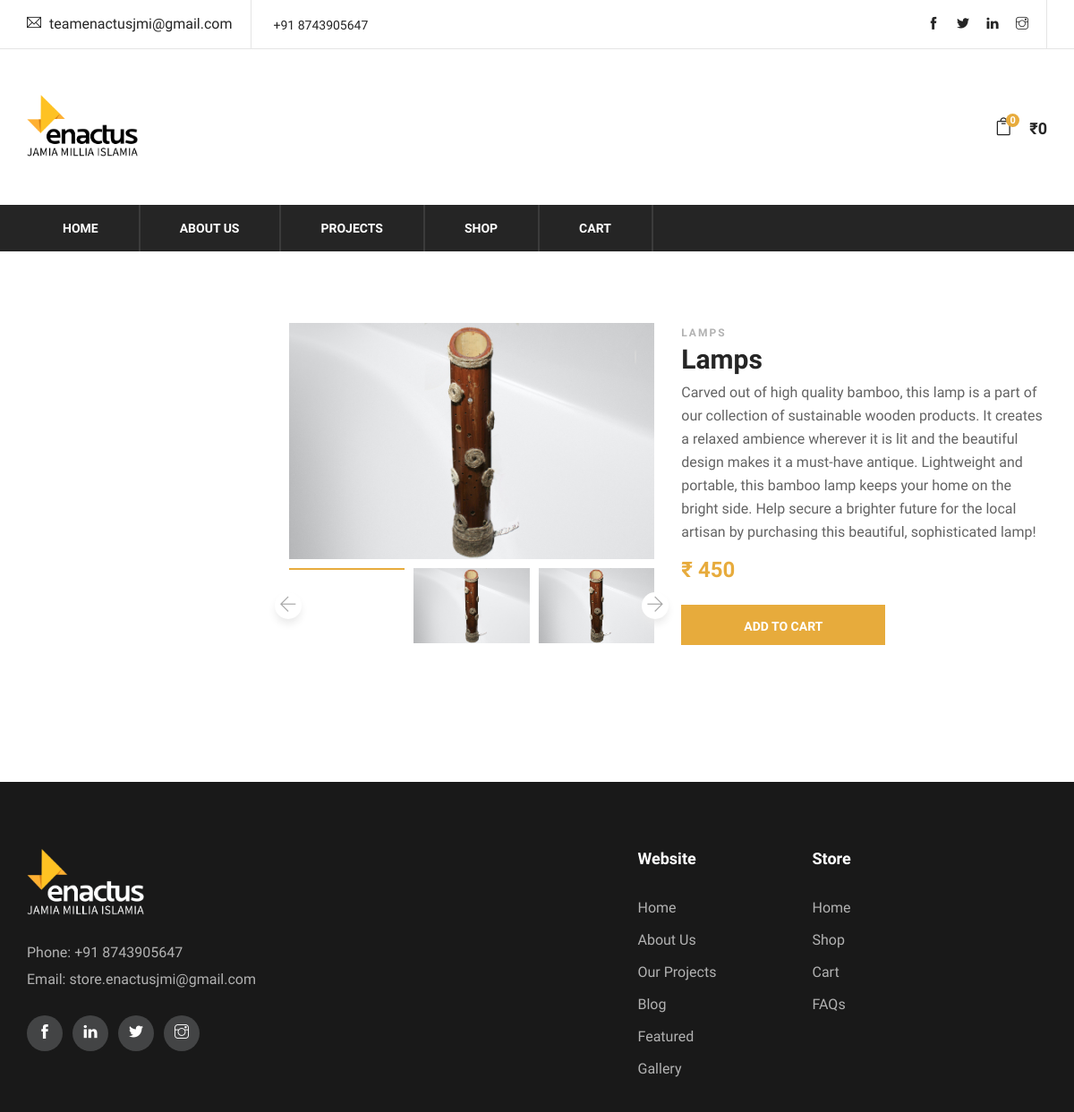
The page /store/products/3/ on the database its author committed.
### store/models.py (models this page shows, shortened)
class Product(models.Model):
    name = models.CharField(max_length=100)
    price = models.IntegerField(default=0)
    disc = models.TextField(max_length=560)
    pic = models.ImageField(blank=True, upload_to='')
    image1 = models.ImageField(blank=True, upload_to='')
    image2 = models.ImageField(blank=True, upload_to='')
    image3 = models.ImageField(blank=True, upload_to='')
    category = models.CharField(max_length=50, default="", blank=False, choices=[
        ("Tea Lights", "Tea Lights"),
        ("Lamps", "Lamps"),
        ("Pen Stand","Pen Stand"),
        ("Planter Bottle","Planter Bottle"),
        ("Planter Testube","Planter Testube")
    ])
    available = models.BooleanField(default=True)

### store/views.py (the view, shortened to what this page needs)
# urls.py: path('products/<int:pk>/', views.ProductDetailView.as_view(), name='detail'),
class ProductDetailView(DetailView):
    model = models.Product
    def get_context_data(self, **kwargs):
        context = super().get_context_data(**kwargs)
        try:
            cart = json.loads(self.request.COOKIES['cart'])
        except:
            cart = {}
        items = []
        order = {
            "get_cart_total": 0,
            "get_cart_item": 0,
        }
        cartItems = order["get_cart_item"]
        context['items'] = items
        context['order'] = order
        context['cartItems'] = cartItems
        return context

### store/templates/store/product_detail.html (shortened to what this page needs)
{% extends "store/main.html" %} {% load static %} {% block content %}
    <section class="product-shop spad page-details">
        <div class="container">
            <div class="row">
                <div class="col-lg-3">
                </div>
                <div class="col-lg-9">
                    <div class="row">
                        <div class="col-lg-6">
                            <div class="product-pic-zoom">
                                <img class="product-big-img" src="{{object.pic.url}}" alt="{{object.pic.url}}">
                                <div class="zoom-icon">
                                    <i class="ti-search-plus"></i>
                                </div>
                            </div>
                            <div class="product-thumbs">
                                <div class="product-thumbs-track ps-slider owl-carousel">
                                    <div class="pt" data-imgbigurl="{{ object.image2.url }}"><img
                                            src="{{ object.image2.url }}" alt=""></div>
                                    <div class="pt" data-imgbigurl="{{ object.image3.url }}"><img
                                            src="{{ object.image3.url }}" alt=""></div>
                                </div>
                            </div>
                        </div>
                        <div class="col-lg-6">
                            <div class="product-details">
                                <div class="pd-title">
                                    <span>{{ object.category }}</span>
                                    <h3>{{ object.name }}</h3>
                                </div>
                                <div class="pd-desc">
                                    <p>{{ object.disc }} </p>
                                    <h4>₹ {{ object.price }}</h4>
                                </div>
                               <div class="quantity">
                                    <a data-product="{{ product.id }}" data-action="add" href="" class="primary-btn pd-cart update-cart">Add To Cart</a>
                                </div>
                            </div>
                        </div>
                    </div>
                    <div class="product-tab">
                    </div>
                </div>
            </div>
        </div>
    </section>
{% endblock content %}

### store/templates/store/main.html (shortened to what this page needs)
<!DOCTYPE html>
{% load static %}
<html lang="zxx">
<head>
    <link rel="stylesheet" href="https://use.fontawesome.com/releases/v4.7.0/css/all.css">
    <link rel="stylesheet" href="{% static "css/store/bootstrap.min.css" %}" type="text/css">
    <link rel="stylesheet" href="{% static "css/store/font-awesome.min.css" %}" type="text/css">
    <link rel="stylesheet" href="{% static "css/store/themify-icons.css" %}" type="text/css">
    <link rel="stylesheet" href="{% static "css/store/elegant-icons.css" %}" type="text/css">
    <link rel="stylesheet" href="{% static "css/store/owl.carousel.min.css" %}" type="text/css">
    <link rel="stylesheet" href="{% static "css/store/nice-select.css" %}" type="text/css">
    <link rel="stylesheet" href="{% static "css/store/jquery-ui.min.css" %}" type="text/css">
    <link rel="stylesheet" href="{% static "css/store/slicknav.min.css" %}" type="text/css">
    <link rel="stylesheet" href="{% static "css/store/style.css" %}" type="text/css">
    <link rel="stylesheet" href="{% static "css/store/main.css" %}" type="text/css">
</head>
<body>
    <header class="header-section">
        <div class="header-top">
            <div class="container">
                <div class="ht-left">
                    <div class="mail-service">
                        <i class="ti-email"></i>
                        teamenactusjmi@gmail.com
                    </div>
                    <div class="phone-service">
                        +91 8743905647
                    </div>
                </div>
                <div class="ht-right">
                   <div class="top-social">
                        <a href="https://www.facebook.com/EnactusJMI/"><i class="ti-facebook"></i></a>
                        <a href="https://twitter.com/EnactusJMI"><i class="ti-twitter-alt"></i></a>
                        <a href="https://www.linkedin.com/in/enactus-jamia-millia-islamia-52a0491a8/"><i class="ti-linkedin"></i></a>
                        <a href="https://www.instagram.com/enactusjmi/"><i class="ti-instagram"></i></a>
                    </div>
                </div>
            </div>
        </div>
        <div class="container">
            <div class="inner-header">
                <div class="row">
                    <div class="col-lg-2 col-md-2">
                        <div class="logo">
                            <a href={% url 'site:index' %}>
                                <img src={% static "/images/store/en_b.png" %} alt="">
                        </div>
                    </div>
                    <div class="col-lg-7 col-md-7">
                    </div>
                    <div class="col-lg-3 text-right col-md-3">
                        <ul class="nav-right">
                             <br>
                               <li class="cart-icon">
                                <a href={% url 'store:cart' %}>
                                    <i class="icon_bag_alt"></i>
                                    <span>{{ order.get_cart_item }}</span>
                            </li>
                            <li class="cart-price">&#x20B9;{{ order.get_cart_total }}</li>
                        </ul>
                    </div>
                </div>
            </div>
        </div>
        <div class="nav-item ">
            <div class="container">
                <nav class="nav-menu mobile-menu ">
                    <ul>
                        <li><a href={% url 'site:index' %}>Home</a></li>
                        <li><a href={% url 'site:aboutus' %}>About Us</a></li>
                        <li><a href={% url 'site:curr' %}>Projects</a></li>
                        <li><a href={% url 'store:store' %}>Shop</a></li>
                        <li><a href={% url 'store:cart' %}> Cart</a></li>
                    </ul>
                </nav>
            </div>
        </div>
    </header>
    {% block content %}
    {% endblock content %}
     <footer class="footer-section">
        <div class="container">
            <div class="row">
                <div class="col-lg-3">
                    <div class="footer-left">
                        <div class="footer-logo">
                            <a href={% url 'site:index' %}><img src={% static "/images/store/logo3.png" %} alt="enactus"></a>
                        </div>
                        <ul>
                            <li>Phone: +91 8743905647</li>
                            <li>Email: store.enactusjmi@gmail.com</li>
                        </ul>
                        <div class="footer-social">
                            <a href="https://www.facebook.com/EnactusJMI/"><i class="ti-facebook"></i></a>
                            <a href="https://www.linkedin.com/in/enactus-jamia-millia-islamia-52a0491a8/"><i class="ti-linkedin"></i></a>
                            <a href="https://twitter.com/EnactusJMI"><i class="ti-twitter-alt"></i></a>
                            <a href="https://www.instagram.com/enactusjmi/"><i class="ti-instagram"></i></a>
                        </div>
                    </div>
                </div>
                <div class="col-lg-3"></div>
                <div class="col-lg-2 offset-lg-1">
                    <div class="footer-widget">
                        <h5>Website</h5>
                        <ul>
                            <li><a href="{% url 'site:index' %}">Home</a></li>
                            <li><a href="{% url 'site:aboutus' %}">About Us</a></li>
                            <li><a href={% url 'site:curr' %}>Our Projects</a></li>
			    <li><a href={% url 'site:blog_list' %}>Blog</a></li>
			    <li><a href={% url 'site:featured' %}>Featured</a></li>
			    <li><a href={% url 'site:gallery' %}>Gallery</a></li>
                        </ul>
                    </div>
                </div>
                <div class="col-lg-3">
                    <div class="footer-widget">
                        <h5>Store</h5>
                        <ul>
                            <li><a href="{% url 'store:store' %}">Home</a></li>
                            <li><a href="{% url 'store:store' %}">Shop</a></li>
                            <li><a href="{% url 'store:cart' %}">Cart</a></li>
                            <li><a href="{% url 'store:faq' %}">FAQs</a></li>
                        </ul>
                    </div>
                </div>
            </div>
        </div>
       </footer>
</body>
</html>

### rows shown on the page
Product: pic (picture), image2 (picture), image3 (picture), category "LAMPS", name "Lamps", disc "Carved out of high quality bamboo, this lamp is a part of our collection of sustainable wooden products. It creates a relaxed ambience wherever it is lit and the beautiful design makes it a must-have antique. Lightweight and portable, this bamboo lamp keeps your home on the bright side. Help secure a brighter future for the local artisan by purchasing this beautiful, sophisticated lamp!", price "450"

### other values the page prints
{{ order.get_cart_item }} "0"
{{ order.get_cart_total }} "0"
